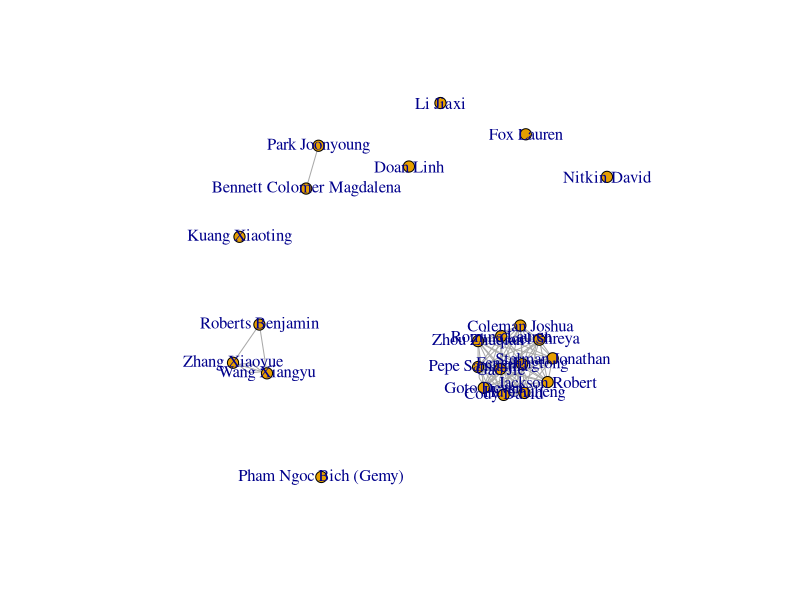

R code for this plot:
## ---- chunk 1
library(tidyr)
library(dplyr)
library(igraph)
## ---- chunk 2
#Read data into
D1 <- read.csv("hudk4050-classes.csv", header = TRUE)

#Merge First.name and Last.name variables to create unique ID because we have duplicate first and last names in the class
D1 <- tidyr::unite(D1, Name, Last.name, First.name, sep = " ", remove = TRUE)

#Reshape data to create a "course" variable (you will get a warning because there are missing cells)
D2 <- tidyr::gather(D1, course.label, course, Course1, Course2, Course3, Course4, Course5, na.rm = TRUE, convert = FALSE)
#or 
#D_long <- tidyr::gather(D1, CourseNo., "course", 2:6)

#Remove the "course.label" variable
D2 <- dplyr::select(D2, Name, course)
#or
#D2 <- D_long[c(1,3)]

#Remove rows indicating HUDK4050 because all students are in this course and it will overwhelm the graph
D2 <- dplyr::filter(D2, course > 0, course != "HUDK4050")

#Add a variable to be used to count the courses
D2$Count <- 1

#Reshape the data to create a person x class matrix
D3 <- tidyr::spread(D2, course, Count)

#This was a bit of a trick, for the matrix command to work the row names needed to changed from an indice (1,2,3,etc) to the student names 
row.names(D3) <- D3$Name
D3$Name <- NULL

D3 <- ifelse(is.na(D3), 0, 1)

#Convert the data from data frame format to matrix format so it can be transposed
D4 <- as.matrix(D3)

#Transpose matrix to produce a person x person matrix
D5 <- D4 %*% t(D4) #to get the number of courses these people are doing together
diag(D5) <- NA #to remove the diagnal - the number of courses a person is doing with self. Redundant
#Transpose. The transpose of a matrix is a new matrix whose rows are the columns of the original. (This makes the columns of the new matrix the rows of the original)
## ---- chunk 3
g <- graph.adjacency(D5,mode="undirected")

plot(g,layout=layout.fruchterman.reingold, vertex.size=6)

## ---- chunk 4
#Calculate the degree centrality of the nodes, showing who has the most connections
degree(g)

#Calculate the betweeness centrality, showing how many "shortest paths" pass through each node. This turns out to be uniformative for this graph as there are a bunch of people who are almost equally connected and a bunch of people who are unconnected.
betweenness(g)
